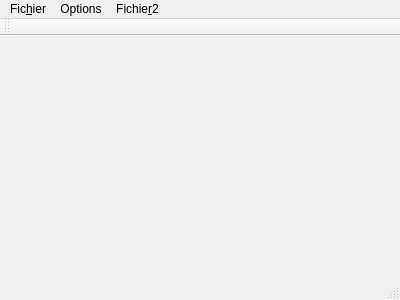
<?xml version="1.0" encoding="UTF-8"?>
<ui version="4.0">
 <class>MainWindow</class>
 <widget class="QMainWindow" name="MainWindow">
  <property name="geometry">
   <rect>
    <x>0</x>
    <y>0</y>
    <width>400</width>
    <height>300</height>
   </rect>
  </property>
  <property name="windowTitle">
   <string>MainWindow</string>
  </property>
  <widget class="QWidget" name="centralWidget">
   <widget class="QLabel" name="label">
    <property name="geometry">
     <rect>
      <x>80</x>
      <y>70</y>
      <width>461</width>
      <height>141</height>
     </rect>
    </property>
    <property name="text">
     <string/>
    </property>
    <property name="pixmap">
     <pixmap>:/img1.png</pixmap>
    </property>
    <property name="scaledContents">
     <bool>true</bool>
    </property>
   </widget>
  </widget>
  <widget class="QMenuBar" name="menuBar">
   <property name="geometry">
    <rect>
     <x>0</x>
     <y>0</y>
     <width>400</width>
     <height>25</height>
    </rect>
   </property>
   <widget class="QMenu" name="menuFichier">
    <property name="title">
     <string>Fic&amp;hier</string>
    </property>
    <addaction name="separator"/>
    <addaction name="actionOuvrir"/>
    <addaction name="actionQuitter"/>
   </widget>
   <widget class="QMenu" name="menuAbout">
    <property name="title">
     <string>Options</string>
    </property>
    <addaction name="actionA_propos"/>
    <addaction name="separator"/>
   </widget>
   <widget class="QMenu" name="menuFichier2">
    <property name="title">
     <string>Fichie&amp;r2</string>
    </property>
   </widget>
   <addaction name="menuFichier"/>
   <addaction name="menuAbout"/>
   <addaction name="menuFichier2"/>
  </widget>
  <widget class="QToolBar" name="mainToolBar">
   <attribute name="toolBarArea">
    <enum>TopToolBarArea</enum>
   </attribute>
   <attribute name="toolBarBreak">
    <bool>false</bool>
   </attribute>
  </widget>
  <widget class="QStatusBar" name="statusBar"/>
  <action name="actionA_propos">
   <property name="text">
    <string>&amp;A propos</string>
   </property>
  </action>
  <action name="actionOuvrir">
   <property name="text">
    <string>&amp;Ouvrir</string>
   </property>
  </action>
  <action name="actionQuitter">
   <property name="text">
    <string>&amp;Quitter</string>
   </property>
  </action>
 </widget>
 <layoutdefault spacing="6" margin="11"/>
 <resources/>
 <connections/>
</ui>
